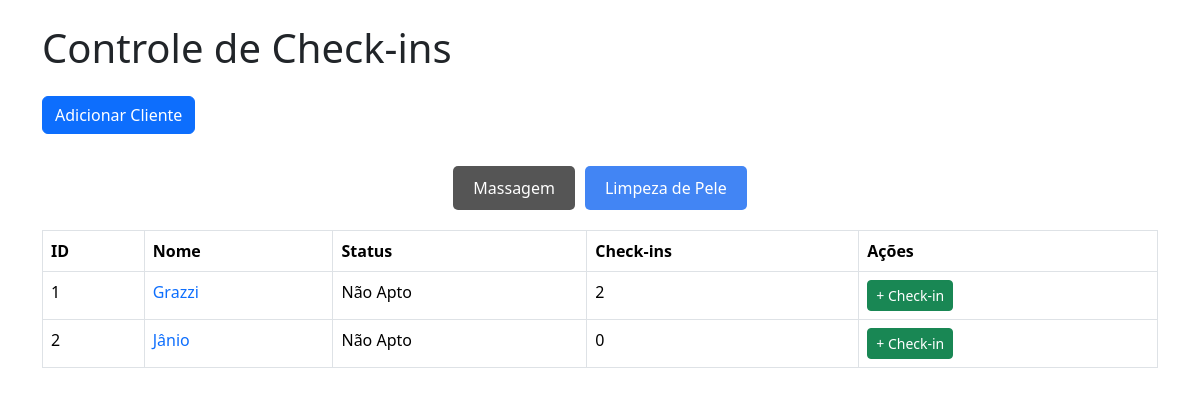
The app's page /limpeza, older data.
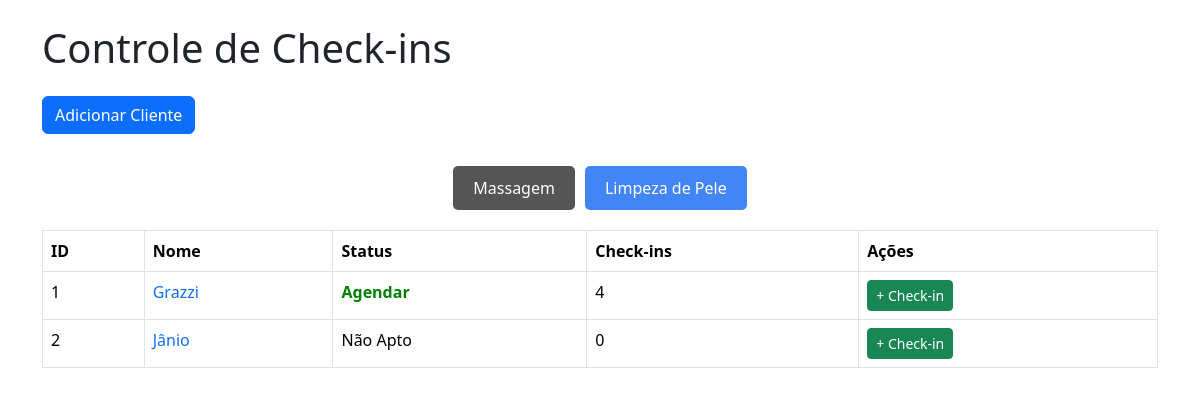
The same page, newer data.
### tables this page shows
CREATE TABLE clientes_limpeza (
        id INTEGER PRIMARY KEY AUTOINCREMENT,
        nome TEXT NOT NULL,
        status_limpeza BOOLEAN DEFAULT FALSE,
        checkins_limpeza INTEGER DEFAULT 0
    );

### app/views.py (the view)
@app.route('/limpeza')
def homepage_limpeza():
    conn = get_db_connection()
    clientes_limpeza = conn.execute('SELECT * FROM clientes_limpeza').fetchall()
    conn.close()
    return render_template('limpeza.html',clientes_limpeza=clientes_limpeza)

### app/views.py (called while the page is built)
def get_db_connection():
    conn = sqlite3.connect('checkins.db')
    conn.row_factory = sqlite3.Row
    return conn

### app/templates/limpeza.html (shortened to what this page needs)
<!DOCTYPE html>
<html lang="pt-br">
<head>
    <link href="https://cdn.jsdelivr.net/npm/bootstrap@5.3.2/dist/css/bootstrap.min.css" rel="stylesheet">
    <link rel="stylesheet" href="{{url_for('static', filename='css/style.css')}}">
    <link rel="stylesheet" href="{{url_for('static', filename='css/modal.css')}}">
</head>
<body>
    <div class="container">
        <h1 class="mb-4">
            Controle de Check-ins
        </h1>
        <button class="btn btn-primary" id="openModal">Adicionar Cliente</button>
        <div class="nav">
            <a href="/">Massagem</a>
            <a href="/limpeza" class="active">Limpeza de Pele</a>
        </div>
        <table class="table table-bordered">
            <thead>
                <tr>
                <th>ID</th>
                <th>Nome</th>
                <th>Status</th>
                <th>Check-ins</th>
                <th>Ações</th>
                </tr>
            </thead>
            <tbody>
                {% for cliente in clientes_limpeza %}
                <tr>
                <td>{{ cliente.id }}</td>
                <td><a href="/clientelimpeza/{{cliente.id}}">{{ cliente.nome }}</a></td>
                {% if cliente.status_limpeza %}
                    <td><a class="agendar" href="https://www.tecnofit.com.br" target="_blank">Agendar</a></td>
                {% else %}
                    <td>Não Apto</td>
                {% endif %}
                <td>{{ cliente.checkins_limpeza }}</td>
                <td>
                    <a href="/checkinlimpeza/{{ cliente.id }}" class="btn btn-success btn-sm">+ Check-in</a>
                </td>
                </tr>
                {% endfor %}
            </tbody>
        </table>
</body>
</html>

Row changes from the older to the newer data that the page shows:
changed clientes_limpeza "Grazzi": checkins_limpeza "2" → "4"; status_limpeza "Não Apto" → "Agendar"
